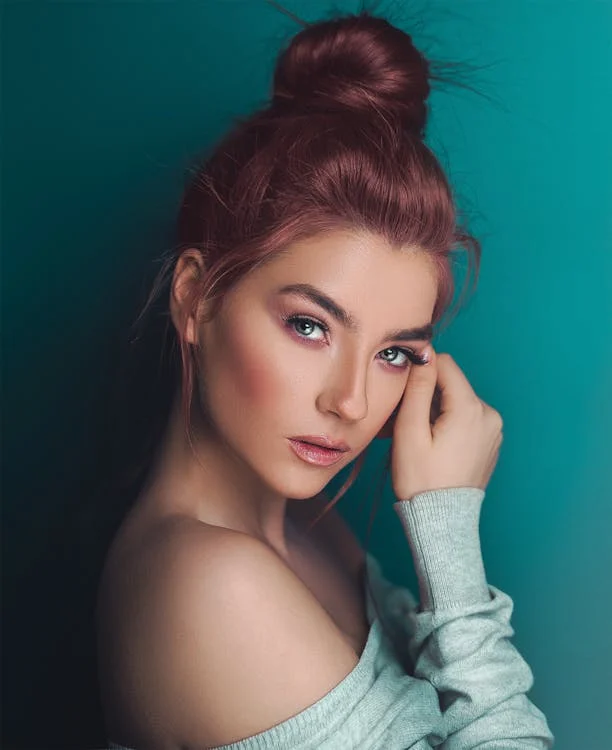
#> input picture imagenes/TomyCoquete.jpg, 612 x 750 px
$ python filtroComic.py
#> lines starting #> are read from the running program, lines starting #| are printed output that depends on the picture; after the words box and inside, x2 and y2 are one past the last pixel; in counts of white or black regions, pixels touching at a corner belong together
import cv2
import numpy as np

#Cargar la imagen
imagen = cv2.imread("../imagenes/TomyCoquete.jpg")
#> imagen is the input picture: shape (750, 612, 3); mean B, G, R 93.9, 93.7, 67.1

#Verificar si la imagen se cargo correctamente
if imagen is None:
    print("Error: no se pudo cargar la imagen")
    exit()

#Aplicar efecto cómic
hsv = cv2.cvtColor(imagen, cv2.COLOR_BGR2HSV)
#> hsv: shape (750, 612, 3); mean H, S, V 83.1, 143.1, 109.5
hsv[:, :, 1] = hsv[:, :, 1] * 1.5  # Aumentar saturación
#> hsv: shape (750, 612, 3); mean H, S, V 83.1, 119.2, 109.5
hsv[:, :, 1] = np.clip(hsv[:, :, 1], 0, 255)
color_reducido = cv2.cvtColor(hsv, cv2.COLOR_HSV2BGR)
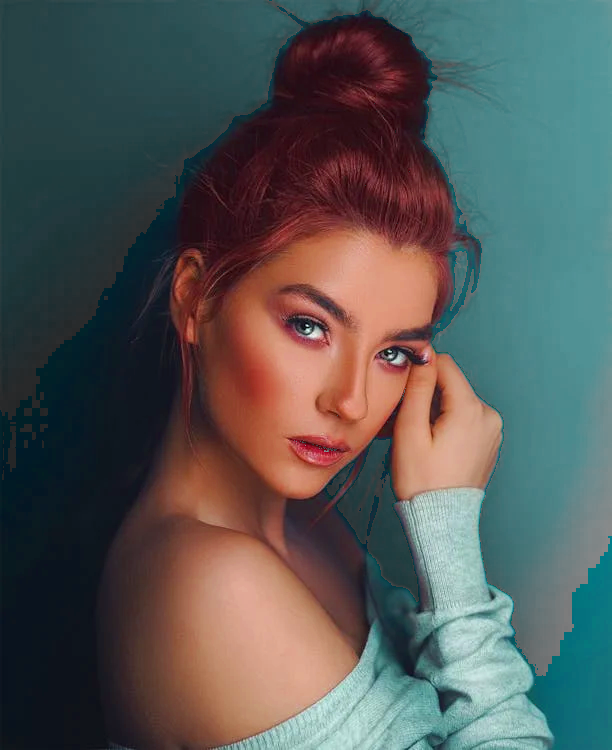
#> color_reducido: shape (750, 612, 3); mean B, G, R 85.9, 87.6, 84.5

#2. Detectar bordes
gris = cv2.cvtColor(imagen, cv2.COLOR_BGR2GRAY)
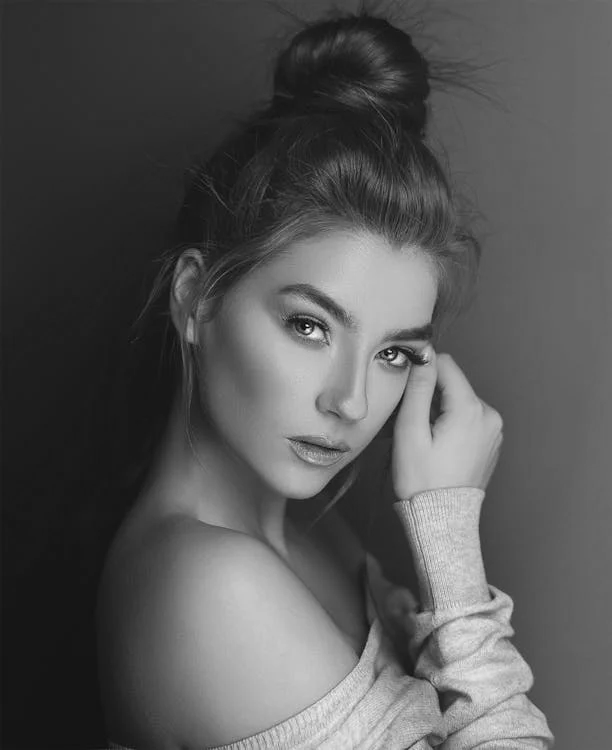
#> gris: shape (750, 612); min 3, max 250, mean 85.8
bordes = cv2.adaptiveThreshold(gris, 255, cv2.ADAPTIVE_THRESH_MEAN_C, cv2.THRESH_BINARY, 9, 9)
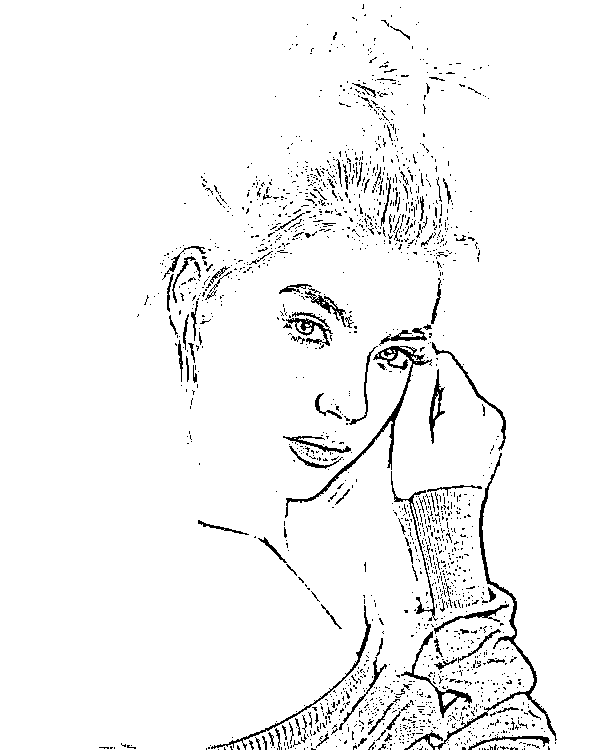
#> bordes: shape (750, 612); 95.9% white; black in thin lines or dots, all inside (x1, y1, x2, y2) = (99, 4, 557, 750)

#3. Suavizar la imagen
suavizado = cv2.medianBlur(color_reducido, 3)

#4. Combinar bordes con la imagen suavizada
bordes_bgr = cv2.cvtColor(bordes, cv2.COLOR_GRAY2BGR)
comic = cv2.bitwise_and(suavizado, bordes_bgr)
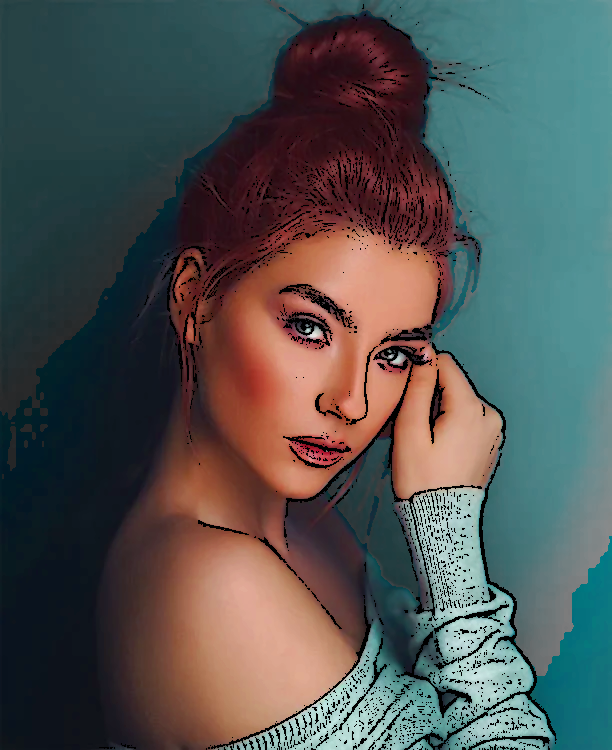
#> comic: shape (750, 612, 3); mean B, G, R 82.4, 84, 80.6

#Agregar un nombre sobre la imagen
cv2.putText(comic, "Tomy Coquete", (20, 40), cv2.FONT_HERSHEY_SIMPLEX, 1.2, (0,255,255), 2)
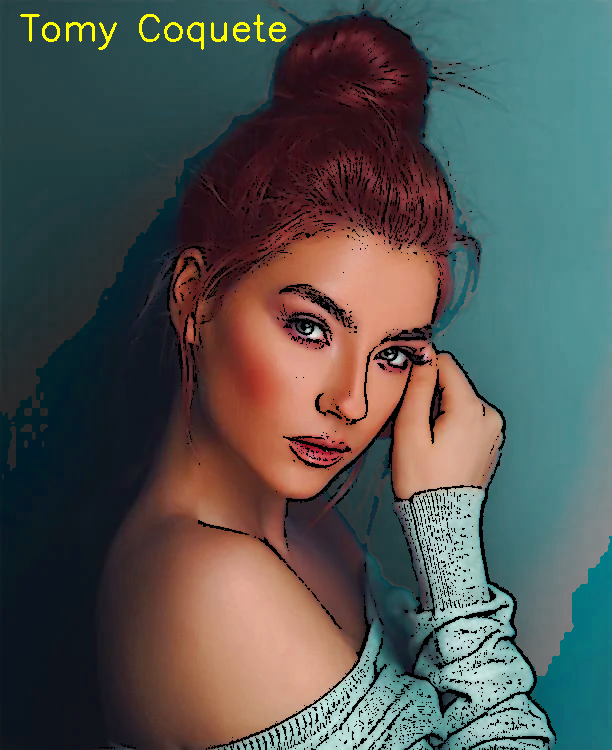
#> comic: shape (750, 612, 3); 0.39% of pixels changed, all inside (x1, y1, x2, y2) = (20, 14, 286, 50)

#Mostrar la imagen
cv2.imshow("Original", imagen)
cv2.imshow("Comic", comic)

#Guardar la imagen
cv2.imwrite("../imagenes/TomyCoqueteComic.jpg", comic)
print("Tu imagen fue guardada con éxito")

cv2.waitKey(0)
cv2.destroyAllWindows()
